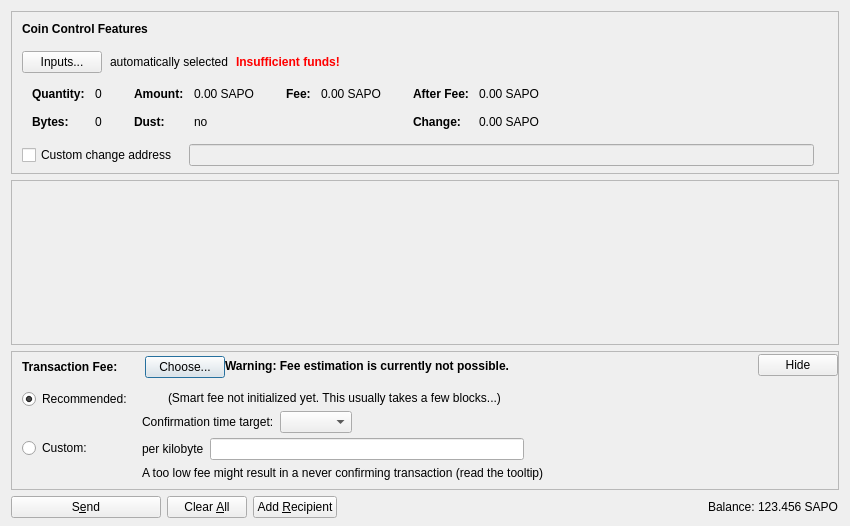
<?xml version="1.0" encoding="UTF-8"?>
<ui version="4.0">
 <class>SendCoinsDialog</class>
 <widget class="QDialog" name="SendCoinsDialog">
  <property name="geometry">
   <rect>
    <x>0</x>
    <y>0</y>
    <width>850</width>
    <height>526</height>
   </rect>
  </property>
  <property name="windowTitle">
   <string>Send Coins</string>
  </property>
  <layout class="QVBoxLayout" name="verticalLayout" stretch="0,1,0,0">
   <property name="bottomMargin">
    <number>8</number>
   </property>
   <item>
    <widget class="QFrame" name="frameCoinControl">
     <property name="sizePolicy">
      <sizepolicy hsizetype="Expanding" vsizetype="Expanding">
       <horstretch>0</horstretch>
       <verstretch>0</verstretch>
      </sizepolicy>
     </property>
     <property name="maximumSize">
      <size>
       <width>16777215</width>
       <height>16777215</height>
      </size>
     </property>
     <property name="frameShape">
      <enum>QFrame::StyledPanel</enum>
     </property>
     <property name="frameShadow">
      <enum>QFrame::Sunken</enum>
     </property>
     <layout class="QVBoxLayout" name="verticalLayoutCoinControl2">
      <property name="spacing">
       <number>0</number>
      </property>
      <property name="leftMargin">
       <number>0</number>
      </property>
      <property name="topMargin">
       <number>0</number>
      </property>
      <property name="rightMargin">
       <number>0</number>
      </property>
      <property name="bottomMargin">
       <number>6</number>
      </property>
      <item>
       <layout class="QVBoxLayout" name="verticalLayoutCoinControl" stretch="0,0,0,0,1">
        <property name="spacing">
         <number>0</number>
        </property>
        <property name="leftMargin">
         <number>10</number>
        </property>
        <property name="topMargin">
         <number>10</number>
        </property>
        <item>
         <layout class="QHBoxLayout" name="horizontalLayoutCoinControl1">
          <property name="bottomMargin">
           <number>15</number>
          </property>
          <item>
           <widget class="QLabel" name="labelCoinControlFeatures">
            <property name="sizePolicy">
             <sizepolicy hsizetype="Preferred" vsizetype="Maximum">
              <horstretch>0</horstretch>
              <verstretch>0</verstretch>
             </sizepolicy>
            </property>
            <property name="font">
             <font>
              <weight>75</weight>
              <bold>true</bold>
             </font>
            </property>
            <property name="styleSheet">
             <string notr="true">font-weight:bold;</string>
            </property>
            <property name="text">
             <string>Coin Control Features</string>
            </property>
           </widget>
          </item>
         </layout>
        </item>
        <item>
         <layout class="QHBoxLayout" name="horizontalLayoutCoinControl2" stretch="0,0,0,0">
          <property name="spacing">
           <number>8</number>
          </property>
          <property name="bottomMargin">
           <number>10</number>
          </property>
          <item>
           <widget class="QPushButton" name="pushButtonCoinControl">
            <property name="styleSheet">
             <string notr="true"/>
            </property>
            <property name="text">
             <string>Inputs...</string>
            </property>
            <property name="autoDefault">
             <bool>false</bool>
            </property>
           </widget>
          </item>
          <item>
           <widget class="QLabel" name="labelCoinControlAutomaticallySelected">
            <property name="text">
             <string>automatically selected</string>
            </property>
            <property name="margin">
             <number>5</number>
            </property>
           </widget>
          </item>
          <item>
           <widget class="QLabel" name="labelCoinControlInsuffFunds">
            <property name="font">
             <font>
              <weight>75</weight>
              <bold>true</bold>
             </font>
            </property>
            <property name="styleSheet">
             <string notr="true">color:red;font-weight:bold;</string>
            </property>
            <property name="text">
             <string>Insufficient funds!</string>
            </property>
            <property name="margin">
             <number>5</number>
            </property>
           </widget>
          </item>
          <item>
           <spacer name="horizontalSpacerCoinControl">
            <property name="orientation">
             <enum>Qt::Horizontal</enum>
            </property>
            <property name="sizeHint" stdset="0">
             <size>
              <width>40</width>
              <height>1</height>
             </size>
            </property>
           </spacer>
          </item>
         </layout>
        </item>
        <item>
         <widget class="QWidget" name="widgetCoinControl" native="true">
          <property name="sizePolicy">
           <sizepolicy hsizetype="Preferred" vsizetype="Preferred">
            <horstretch>0</horstretch>
            <verstretch>0</verstretch>
           </sizepolicy>
          </property>
          <property name="minimumSize">
           <size>
            <width>0</width>
            <height>0</height>
           </size>
          </property>
          <property name="styleSheet">
           <string notr="true"/>
          </property>
          <layout class="QHBoxLayout" name="horizontalLayoutCoinControl5">
           <property name="leftMargin">
            <number>0</number>
           </property>
           <property name="topMargin">
            <number>0</number>
           </property>
           <property name="rightMargin">
            <number>0</number>
           </property>
           <property name="bottomMargin">
            <number>0</number>
           </property>
           <item>
            <layout class="QHBoxLayout" name="horizontalLayoutCoinControl3" stretch="0,0,0,1">
             <property name="spacing">
              <number>20</number>
             </property>
             <property name="topMargin">
              <number>0</number>
             </property>
             <property name="bottomMargin">
              <number>10</number>
             </property>
             <item>
              <layout class="QFormLayout" name="formLayoutCoinControl1">
               <property name="horizontalSpacing">
                <number>10</number>
               </property>
               <property name="verticalSpacing">
                <number>14</number>
               </property>
               <property name="leftMargin">
                <number>10</number>
               </property>
               <property name="topMargin">
                <number>4</number>
               </property>
               <property name="rightMargin">
                <number>6</number>
               </property>
               <item row="0" column="0">
                <widget class="QLabel" name="labelCoinControlQuantityText">
                 <property name="font">
                  <font>
                   <weight>75</weight>
                   <bold>true</bold>
                  </font>
                 </property>
                 <property name="text">
                  <string>Quantity:</string>
                 </property>
                 <property name="margin">
                  <number>0</number>
                 </property>
                </widget>
               </item>
               <item row="0" column="1">
                <widget class="QLabel" name="labelCoinControlQuantity">
                 <property name="cursor">
                  <cursorShape>IBeamCursor</cursorShape>
                 </property>
                 <property name="contextMenuPolicy">
                  <enum>Qt::ActionsContextMenu</enum>
                 </property>
                 <property name="text">
                  <string notr="true">0</string>
                 </property>
                 <property name="margin">
                  <number>0</number>
                 </property>
                 <property name="textInteractionFlags">
                  <set>Qt::LinksAccessibleByMouse|Qt::TextSelectableByKeyboard|Qt::TextSelectableByMouse</set>
                 </property>
                </widget>
               </item>
               <item row="1" column="0">
                <widget class="QLabel" name="labelCoinControlBytesText">
                 <property name="font">
                  <font>
                   <weight>75</weight>
                   <bold>true</bold>
                  </font>
                 </property>
                 <property name="text">
                  <string>Bytes:</string>
                 </property>
                </widget>
               </item>
               <item row="1" column="1">
                <widget class="QLabel" name="labelCoinControlBytes">
                 <property name="cursor">
                  <cursorShape>IBeamCursor</cursorShape>
                 </property>
                 <property name="contextMenuPolicy">
                  <enum>Qt::ActionsContextMenu</enum>
                 </property>
                 <property name="text">
                  <string notr="true">0</string>
                 </property>
                 <property name="textInteractionFlags">
                  <set>Qt::LinksAccessibleByMouse|Qt::TextSelectableByKeyboard|Qt::TextSelectableByMouse</set>
                 </property>
                </widget>
               </item>
              </layout>
             </item>
             <item>
              <layout class="QFormLayout" name="formLayoutCoinControl2">
               <property name="horizontalSpacing">
                <number>10</number>
               </property>
               <property name="verticalSpacing">
                <number>14</number>
               </property>
               <property name="leftMargin">
                <number>6</number>
               </property>
               <property name="topMargin">
                <number>4</number>
               </property>
               <property name="rightMargin">
                <number>6</number>
               </property>
               <item row="0" column="0">
                <widget class="QLabel" name="labelCoinControlAmountText">
                 <property name="font">
                  <font>
                   <weight>75</weight>
                   <bold>true</bold>
                  </font>
                 </property>
                 <property name="text">
                  <string>Amount:</string>
                 </property>
                 <property name="margin">
                  <number>0</number>
                 </property>
                </widget>
               </item>
               <item row="0" column="1">
                <widget class="QLabel" name="labelCoinControlAmount">
                 <property name="cursor">
                  <cursorShape>IBeamCursor</cursorShape>
                 </property>
                 <property name="contextMenuPolicy">
                  <enum>Qt::ActionsContextMenu</enum>
                 </property>
                 <property name="text">
                  <string notr="true">0.00 SAPO</string>
                 </property>
                 <property name="textInteractionFlags">
                  <set>Qt::LinksAccessibleByMouse|Qt::TextSelectableByKeyboard|Qt::TextSelectableByMouse</set>
                 </property>
                </widget>
               </item>
               <item row="1" column="0">
                <widget class="QLabel" name="labelCoinControlLowOutputText">
                 <property name="font">
                  <font>
                   <weight>75</weight>
                   <bold>true</bold>
                  </font>
                 </property>
                 <property name="text">
                  <string>Dust:</string>
                 </property>
                </widget>
               </item>
               <item row="1" column="1">
                <widget class="QLabel" name="labelCoinControlLowOutput">
                 <property name="cursor">
                  <cursorShape>IBeamCursor</cursorShape>
                 </property>
                 <property name="contextMenuPolicy">
                  <enum>Qt::ActionsContextMenu</enum>
                 </property>
                 <property name="text">
                  <string notr="true">no</string>
                 </property>
                 <property name="textInteractionFlags">
                  <set>Qt::LinksAccessibleByMouse|Qt::TextSelectableByKeyboard|Qt::TextSelectableByMouse</set>
                 </property>
                </widget>
               </item>
              </layout>
             </item>
             <item>
              <layout class="QFormLayout" name="formLayoutCoinControl3">
               <property name="horizontalSpacing">
                <number>10</number>
               </property>
               <property name="verticalSpacing">
                <number>14</number>
               </property>
               <property name="leftMargin">
                <number>6</number>
               </property>
               <property name="topMargin">
                <number>4</number>
               </property>
               <property name="rightMargin">
                <number>6</number>
               </property>
               <item row="0" column="0">
                <widget class="QLabel" name="labelCoinControlFeeText">
                 <property name="font">
                  <font>
                   <weight>75</weight>
                   <bold>true</bold>
                  </font>
                 </property>
                 <property name="text">
                  <string>Fee:</string>
                 </property>
                 <property name="margin">
                  <number>0</number>
                 </property>
                </widget>
               </item>
               <item row="0" column="1">
                <widget class="QLabel" name="labelCoinControlFee">
                 <property name="cursor">
                  <cursorShape>IBeamCursor</cursorShape>
                 </property>
                 <property name="contextMenuPolicy">
                  <enum>Qt::ActionsContextMenu</enum>
                 </property>
                 <property name="text">
                  <string notr="true">0.00 SAPO</string>
                 </property>
                 <property name="textInteractionFlags">
                  <set>Qt::LinksAccessibleByMouse|Qt::TextSelectableByKeyboard|Qt::TextSelectableByMouse</set>
                 </property>
                </widget>
               </item>
              </layout>
             </item>
             <item>
              <layout class="QFormLayout" name="formLayoutCoinControl4">
               <property name="horizontalSpacing">
                <number>10</number>
               </property>
               <property name="verticalSpacing">
                <number>14</number>
               </property>
               <property name="leftMargin">
                <number>6</number>
               </property>
               <property name="topMargin">
                <number>4</number>
               </property>
               <property name="rightMargin">
                <number>6</number>
               </property>
               <item row="0" column="0">
                <widget class="QLabel" name="labelCoinControlAfterFeeText">
                 <property name="font">
                  <font>
                   <weight>75</weight>
                   <bold>true</bold>
                  </font>
                 </property>
                 <property name="text">
                  <string>After Fee:</string>
                 </property>
                 <property name="margin">
                  <number>0</number>
                 </property>
                </widget>
               </item>
               <item row="0" column="1">
                <widget class="QLabel" name="labelCoinControlAfterFee">
                 <property name="cursor">
                  <cursorShape>IBeamCursor</cursorShape>
                 </property>
                 <property name="contextMenuPolicy">
                  <enum>Qt::ActionsContextMenu</enum>
                 </property>
                 <property name="text">
                  <string notr="true">0.00 SAPO</string>
                 </property>
                 <property name="textInteractionFlags">
                  <set>Qt::LinksAccessibleByMouse|Qt::TextSelectableByKeyboard|Qt::TextSelectableByMouse</set>
                 </property>
                </widget>
               </item>
               <item row="1" column="0">
                <widget class="QLabel" name="labelCoinControlChangeText">
                 <property name="font">
                  <font>
                   <weight>75</weight>
                   <bold>true</bold>
                  </font>
                 </property>
                 <property name="text">
                  <string>Change:</string>
                 </property>
                </widget>
               </item>
               <item row="1" column="1">
                <widget class="QLabel" name="labelCoinControlChange">
                 <property name="cursor">
                  <cursorShape>IBeamCursor</cursorShape>
                 </property>
                 <property name="contextMenuPolicy">
                  <enum>Qt::ActionsContextMenu</enum>
                 </property>
                 <property name="text">
                  <string notr="true">0.00 SAPO</string>
                 </property>
                 <property name="textInteractionFlags">
                  <set>Qt::LinksAccessibleByMouse|Qt::TextSelectableByKeyboard|Qt::TextSelectableByMouse</set>
                 </property>
                </widget>
               </item>
              </layout>
             </item>
            </layout>
           </item>
          </layout>
         </widget>
        </item>
        <item>
         <layout class="QHBoxLayout" name="horizontalLayoutCoinControl4" stretch="0,0,0">
          <property name="spacing">
           <number>12</number>
          </property>
          <property name="sizeConstraint">
           <enum>QLayout::SetDefaultConstraint</enum>
          </property>
          <property name="topMargin">
           <number>5</number>
          </property>
          <property name="rightMargin">
           <number>5</number>
          </property>
          <item>
           <widget class="QCheckBox" name="checkBoxCoinControlChange">
            <property name="toolTip">
             <string>If this is activated, but the change address is empty or invalid, change will be sent to a newly generated address.</string>
            </property>
            <property name="text">
             <string>Custom change address</string>
            </property>
           </widget>
          </item>
          <item>
           <widget class="QValidatedLineEdit" name="lineEditCoinControlChange">
            <property name="enabled">
             <bool>false</bool>
            </property>
            <property name="sizePolicy">
             <sizepolicy hsizetype="Expanding" vsizetype="Fixed">
              <horstretch>0</horstretch>
              <verstretch>0</verstretch>
             </sizepolicy>
            </property>
           </widget>
          </item>
          <item>
           <widget class="QLabel" name="labelCoinControlChangeLabel">
            <property name="sizePolicy">
             <sizepolicy hsizetype="Preferred" vsizetype="Expanding">
              <horstretch>0</horstretch>
              <verstretch>0</verstretch>
             </sizepolicy>
            </property>
            <property name="minimumSize">
             <size>
              <width>0</width>
              <height>0</height>
             </size>
            </property>
            <property name="text">
             <string/>
            </property>
            <property name="margin">
             <number>3</number>
            </property>
           </widget>
          </item>
         </layout>
        </item>
        <item>
         <spacer name="verticalSpacerCoinControl">
          <property name="orientation">
           <enum>Qt::Vertical</enum>
          </property>
          <property name="sizeHint" stdset="0">
           <size>
            <width>800</width>
            <height>1</height>
           </size>
          </property>
         </spacer>
        </item>
       </layout>
      </item>
     </layout>
    </widget>
   </item>
   <item>
    <widget class="QScrollArea" name="scrollArea">
     <property name="widgetResizable">
      <bool>true</bool>
     </property>
     <widget class="QWidget" name="scrollAreaWidgetContents">
      <property name="geometry">
       <rect>
        <x>0</x>
        <y>0</y>
        <width>830</width>
        <height>104</height>
       </rect>
      </property>
      <layout class="QVBoxLayout" name="verticalLayout_2" stretch="0,1">
       <property name="leftMargin">
        <number>0</number>
       </property>
       <property name="topMargin">
        <number>0</number>
       </property>
       <property name="rightMargin">
        <number>0</number>
       </property>
       <property name="bottomMargin">
        <number>0</number>
       </property>
       <item>
        <layout class="QVBoxLayout" name="entries">
         <property name="spacing">
          <number>6</number>
         </property>
        </layout>
       </item>
       <item>
        <spacer name="verticalSpacer">
         <property name="orientation">
          <enum>Qt::Vertical</enum>
         </property>
         <property name="sizeHint" stdset="0">
          <size>
           <width>20</width>
           <height>40</height>
          </size>
         </property>
        </spacer>
       </item>
      </layout>
     </widget>
    </widget>
   </item>
   <item>
    <widget class="QFrame" name="frameFee">
     <property name="sizePolicy">
      <sizepolicy hsizetype="Expanding" vsizetype="Expanding">
       <horstretch>0</horstretch>
       <verstretch>0</verstretch>
      </sizepolicy>
     </property>
     <property name="maximumSize">
      <size>
       <width>16777215</width>
       <height>16777215</height>
      </size>
     </property>
     <property name="frameShape">
      <enum>QFrame::StyledPanel</enum>
     </property>
     <property name="frameShadow">
      <enum>QFrame::Sunken</enum>
     </property>
     <layout class="QVBoxLayout" name="verticalLayoutFee1">
      <property name="spacing">
       <number>0</number>
      </property>
      <property name="leftMargin">
       <number>0</number>
      </property>
      <property name="topMargin">
       <number>0</number>
      </property>
      <property name="rightMargin">
       <number>0</number>
      </property>
      <property name="bottomMargin">
       <number>0</number>
      </property>
      <item>
       <layout class="QVBoxLayout" name="verticalLayoutFee2" stretch="0,0,0">
        <property name="spacing">
         <number>0</number>
        </property>
        <property name="leftMargin">
         <number>10</number>
        </property>
        <property name="topMargin">
         <number>0</number>
        </property>
        <item>
         <layout class="QHBoxLayout" name="horizontalLayoutFee1">
          <property name="bottomMargin">
           <number>0</number>
          </property>
          <item>
           <layout class="QVBoxLayout" name="verticalLayoutFee7">
            <property name="spacing">
             <number>0</number>
            </property>
            <item>
             <spacer name="verticalSpacerSmartFee">
              <property name="orientation">
               <enum>Qt::Vertical</enum>
              </property>
              <property name="sizeType">
               <enum>QSizePolicy::Fixed</enum>
              </property>
              <property name="sizeHint" stdset="0">
               <size>
                <width>1</width>
                <height>4</height>
               </size>
              </property>
             </spacer>
            </item>
            <item>
             <layout class="QHBoxLayout" name="horizontalLayoutSmartFee">
              <property name="spacing">
               <number>10</number>
              </property>
              <item>
               <widget class="QLabel" name="labelFeeHeadline">
                <property name="sizePolicy">
                 <sizepolicy hsizetype="Preferred" vsizetype="Maximum">
                  <horstretch>0</horstretch>
                  <verstretch>0</verstretch>
                 </sizepolicy>
                </property>
                <property name="font">
                 <font>
                  <weight>75</weight>
                  <bold>true</bold>
                 </font>
                </property>
                <property name="styleSheet">
                 <string notr="true">font-weight:bold;</string>
                </property>
                <property name="text">
                 <string>Transaction Fee:</string>
                </property>
               </widget>
              </item>
              <item>
               <widget class="QLabel" name="labelFeeMinimized">
                <property name="text">
                 <string/>
                </property>
               </widget>
              </item>
              <item>
               <widget class="QPushButton" name="buttonChooseFee">
                <property name="text">
                 <string>Choose...</string>
                </property>
               </widget>
              </item>
             </layout>
            </item>
            <item>
             <spacer name="verticalSpacer_5">
              <property name="orientation">
               <enum>Qt::Vertical</enum>
              </property>
              <property name="sizeHint" stdset="0">
               <size>
                <width>1</width>
                <height>1</height>
               </size>
              </property>
             </spacer>
            </item>
           </layout>
          </item>
          <item>
           <widget class="QLabel" name="fallbackFeeWarningLabel">
            <property name="toolTip">
             <string>Using the fallbackfee can result in sending a transaction that will take several hours or days (or never) to confirm. Consider choosing your fee manually or wait until you have validated the complete chain.</string>
            </property>
            <property name="font">
            <font>
                <weight>75</weight>
                <bold>true</bold>
            </font>
            </property>
            <property name="text">
             <string>Warning: Fee estimation is currently not possible.</string>
            </property>
            <property name="wordWrap">
             <bool>false</bool>
            </property>
           </widget>
          </item>
          <item>
           <spacer name="horizontalSpacer_4">
            <property name="orientation">
             <enum>Qt::Horizontal</enum>
            </property>
            <property name="sizeType">
             <enum>QSizePolicy::MinimumExpanding</enum>
            </property>
            <property name="sizeHint" stdset="0">
             <size>
              <width>40</width>
              <height>20</height>
             </size>
            </property>
           </spacer>
          </item>
          <item>
           <widget class="QPushButton" name="buttonMinimizeFee">
            <property name="toolTip">
             <string>collapse fee-settings</string>
            </property>
            <property name="text">
             <string>Hide</string>
            </property>
           </widget>
          </item>
         </layout>
        </item>
        <item>
         <widget class="QFrame" name="frameFeeSelection">
          <layout class="QVBoxLayout" name="verticalLayoutFee12">
           <property name="spacing">
            <number>0</number>
           </property>
           <property name="leftMargin">
            <number>0</number>
           </property>
           <property name="topMargin">
            <number>0</number>
           </property>
           <property name="rightMargin">
            <number>0</number>
           </property>
           <property name="bottomMargin">
            <number>0</number>
           </property>
           <item>
            <layout class="QGridLayout" name="gridLayoutFee">
             <property name="topMargin">
              <number>10</number>
             </property>
             <property name="bottomMargin">
              <number>4</number>
             </property>
             <property name="horizontalSpacing">
              <number>10</number>
             </property>
             <property name="verticalSpacing">
              <number>4</number>
             </property>
             <item row="1" column="1">
              <layout class="QVBoxLayout" name="verticalLayoutFee8">
               <property name="spacing">
                <number>6</number>
               </property>
               <item>
                <layout class="QHBoxLayout" name="horizontalLayoutFee13">
                 <item>
                  <widget class="QLabel" name="labelCustomPerKilobyte">
                   <property name="toolTip">
                    <string>Specify a custom fee per kB (1,000 bytes) of the transaction's virtual size.

Note:  Since the fee is calculated on a per-byte basis, a fee of "100 satoshis per kB" for a transaction size of 500 bytes (half of 1 kB) would ultimately yield a fee of only 50 satoshis.</string>
                   </property>
                   <property name="text">
                    <string>per kilobyte</string>
                   </property>
                  </widget>
                 </item>
                 <item>
                  <widget class="BitcoinAmountField" name="customFee"/>
                 </item>
                 <item>
                  <spacer name="horizontalSpacer_6">
                   <property name="orientation">
                    <enum>Qt::Horizontal</enum>
                   </property>
                   <property name="sizeHint" stdset="0">
                    <size>
                     <width>1</width>
                     <height>1</height>
                    </size>
                   </property>
                  </spacer>
                 </item>
                </layout>
               </item>
               <item>
                <layout class="QHBoxLayout" name="horizontalLayoutFee8">
                 <item>
                  <widget class="QLabel" name="labelCustomFeeWarning">
                   <property name="enabled">
                    <bool>true</bool>
                   </property>
                   <property name="toolTip">
                    <string>When there is less transaction volume than space in the blocks, miners as well as relaying nodes may enforce a minimum fee. Paying only this minimum fee is just fine, but be aware that this can result in a never confirming transaction once there is more demand for sapocoin transactions than the network can process.</string>
                   </property>
                   <property name="text">
                    <string>A too low fee might result in a never confirming transaction (read the tooltip)</string>
                   </property>
                  </widget>
                 </item>
                 <item>
                  <spacer name="horizontalSpacer_2">
                   <property name="orientation">
                    <enum>Qt::Horizontal</enum>
                   </property>
                   <property name="sizeHint" stdset="0">
                    <size>
                     <width>1</width>
                     <height>1</height>
                    </size>
                   </property>
                  </spacer>
                 </item>
                </layout>
               </item>
              </layout>
             </item>
             <item row="0" column="0">
              <layout class="QVBoxLayout" name="verticalLayoutFee4" stretch="0,1">
               <item>
                <widget class="QRadioButton" name="radioSmartFee">
                 <property name="text">
                  <string>Recommended:</string>
                 </property>
                 <property name="checked">
                  <bool>true</bool>
                 </property>
                 <attribute name="buttonGroup">
                  <string notr="true">groupFee</string>
                 </attribute>
                </widget>
               </item>
               <item>
                <spacer name="verticalSpacer_2">
                 <property name="orientation">
                  <enum>Qt::Vertical</enum>
                 </property>
                 <property name="sizeHint" stdset="0">
                  <size>
                   <width>1</width>
                   <height>1</height>
                  </size>
                 </property>
                </spacer>
               </item>
              </layout>
             </item>
             <item row="1" column="0">
              <layout class="QVBoxLayout" name="verticalLayoutFee9" stretch="0,1">
               <item>
                <widget class="QRadioButton" name="radioCustomFee">
                 <property name="text">
                  <string>Custom:</string>
                 </property>
                 <attribute name="buttonGroup">
                  <string notr="true">groupFee</string>
                 </attribute>
                </widget>
               </item>
               <item>
                <spacer name="verticalSpacer_6">
                 <property name="orientation">
                  <enum>Qt::Vertical</enum>
                 </property>
                 <property name="sizeHint" stdset="0">
                  <size>
                   <width>1</width>
                   <height>1</height>
                  </size>
                 </property>
                </spacer>
               </item>
              </layout>
             </item>
             <item row="0" column="1">
              <layout class="QVBoxLayout" name="verticalLayoutFee3" stretch="0,0,1">
               <property name="spacing">
                <number>6</number>
               </property>
               <property name="topMargin">
                <number>2</number>
               </property>
               <item>
                <layout class="QHBoxLayout" name="horizontalLayoutFee12">
                 <item>
                  <widget class="QLabel" name="labelSmartFee">
                   <property name="text">
                    <string/>
                   </property>
                  </widget>
                 </item>
                 <item>
                  <widget class="QLabel" name="labelFeeEstimation">
                   <property name="text">
                    <string/>
                   </property>
                  </widget>
                 </item>
                 <item>
                  <widget class="QLabel" name="labelSmartFee2">
                   <property name="text">
                    <string>(Smart fee not initialized yet. This usually takes a few blocks...)</string>
                   </property>
                  </widget>
                 </item>
                 <item>
                  <spacer name="horizontalSpacer_5">
                   <property name="orientation">
                    <enum>Qt::Horizontal</enum>
                   </property>
                   <property name="sizeHint" stdset="0">
                    <size>
                     <width>1</width>
                     <height>1</height>
                    </size>
                   </property>
                  </spacer>
                 </item>
                </layout>
               </item>
               <item>
                <layout class="QHBoxLayout" name="horizontalLayoutFee9">
                 <item>
                  <layout class="QVBoxLayout" name="verticalLayoutFee6">
                   <item>
                    <widget class="QLabel" name="labelSmartFee3">
                     <property name="text">
                      <string>Confirmation time target:</string>
                     </property>
                    </widget>
                   </item>
                  </layout>
                 </item>
                 <item>
                  <layout class="QVBoxLayout" name="verticalLayoutFee5">
                   <property name="rightMargin">
                    <number>30</number>
                   </property>
                   <item>
                    <layout class="QHBoxLayout" name="horizontalLayoutConfTarget">
                     <property name="bottomMargin">
                      <number>0</number>
                     </property>
                     <item>
                      <widget class="QComboBox" name="confTargetSelector"/>
                     </item>
                     <item>
                      <spacer name="horizontalSpacerConfTarget">
                       <property name="orientation">
                        <enum>Qt::Horizontal</enum>
                       </property>
                       <property name="sizeHint" stdset="0">
                        <size>
                         <width>40</width>
                         <height>20</height>
                        </size>
                       </property>
                      </spacer>
                     </item>
                    </layout>
                   </item>
                  </layout>
                 </item>
                </layout>
               </item>
               <item>
                <spacer name="verticalSpacer_4">
                 <property name="orientation">
                  <enum>Qt::Vertical</enum>
                 </property>
                 <property name="sizeHint" stdset="0">
                  <size>
                   <width>1</width>
                   <height>1</height>
                  </size>
                 </property>
                </spacer>
               </item>
              </layout>
             </item>
            </layout>
           </item>
          </layout>
         </widget>
        </item>
        <item>
         <spacer name="verticalSpacerFee">
          <property name="orientation">
           <enum>Qt::Vertical</enum>
          </property>
          <property name="sizeHint" stdset="0">
           <size>
            <width>40</width>
            <height>5</height>
           </size>
          </property>
         </spacer>
        </item>
       </layout>
      </item>
     </layout>
    </widget>
   </item>
   <item>
    <layout class="QHBoxLayout" name="horizontalLayout">
     <item>
      <widget class="QPushButton" name="sendButton">
       <property name="minimumSize">
        <size>
         <width>150</width>
         <height>0</height>
        </size>
       </property>
       <property name="toolTip">
        <string>Confirm the send action</string>
       </property>
       <property name="text">
        <string>S&amp;end</string>
       </property>
       <property name="icon">
        <iconset resource="../bitcoin.qrc">
         <normaloff>:/icons/send</normaloff>:/icons/send</iconset>
       </property>
       <property name="autoDefault">
        <bool>false</bool>
       </property>
       <property name="default">
        <bool>false</bool>
       </property>
      </widget>
     </item>
     <item>
      <widget class="QPushButton" name="clearButton">
       <property name="sizePolicy">
        <sizepolicy hsizetype="Minimum" vsizetype="Fixed">
         <horstretch>0</horstretch>
         <verstretch>0</verstretch>
        </sizepolicy>
       </property>
       <property name="toolTip">
        <string>Clear all fields of the form.</string>
       </property>
       <property name="text">
        <string>Clear &amp;All</string>
       </property>
       <property name="icon">
        <iconset resource="../bitcoin.qrc">
         <normaloff>:/icons/remove</normaloff>:/icons/remove</iconset>
       </property>
       <property name="autoDefault">
        <bool>false</bool>
       </property>
      </widget>
     </item>
     <item>
      <widget class="QPushButton" name="addButton">
       <property name="toolTip">
        <string>Send to multiple recipients at once</string>
       </property>
       <property name="text">
        <string>Add &amp;Recipient</string>
       </property>
       <property name="icon">
        <iconset resource="../bitcoin.qrc">
         <normaloff>:/icons/add</normaloff>:/icons/add</iconset>
       </property>
       <property name="autoDefault">
        <bool>false</bool>
       </property>
      </widget>
     </item>
     <item>
      <spacer name="horizontalSpacer">
       <property name="orientation">
        <enum>Qt::Horizontal</enum>
       </property>
       <property name="sizeHint" stdset="0">
        <size>
         <width>40</width>
         <height>20</height>
        </size>
       </property>
      </spacer>
     </item>
     <item>
      <layout class="QHBoxLayout" name="horizontalLayout_2">
       <property name="spacing">
        <number>3</number>
       </property>
       <item>
        <widget class="QLabel" name="label">
         <property name="sizePolicy">
          <sizepolicy hsizetype="Preferred" vsizetype="Fixed">
           <horstretch>0</horstretch>
           <verstretch>0</verstretch>
          </sizepolicy>
         </property>
         <property name="text">
          <string>Balance:</string>
         </property>
        </widget>
       </item>
       <item>
        <widget class="QLabel" name="labelBalance">
         <property name="sizePolicy">
          <sizepolicy hsizetype="Preferred" vsizetype="Fixed">
           <horstretch>0</horstretch>
           <verstretch>0</verstretch>
          </sizepolicy>
         </property>
         <property name="cursor">
          <cursorShape>IBeamCursor</cursorShape>
         </property>
         <property name="text">
          <string notr="true">123.456 SAPO</string>
         </property>
         <property name="textInteractionFlags">
          <set>Qt::LinksAccessibleByMouse|Qt::TextSelectableByKeyboard|Qt::TextSelectableByMouse</set>
         </property>
        </widget>
       </item>
      </layout>
     </item>
    </layout>
   </item>
  </layout>
 </widget>
 <customwidgets>
  <customwidget>
   <class>QValidatedLineEdit</class>
   <extends>QLineEdit</extends>
   <header>qt/qvalidatedlineedit.h</header>
  </customwidget>
  <customwidget>
   <class>BitcoinAmountField</class>
   <extends>QLineEdit</extends>
   <header>qt/bitcoinamountfield.h</header>
   <container>1</container>
  </customwidget>
 </customwidgets>
 <resources>
  <include location="../bitcoin.qrc"/>
 </resources>
 <connections/>
 <buttongroups>
  <buttongroup name="groupFee"/>
 </buttongroups>
</ui>
